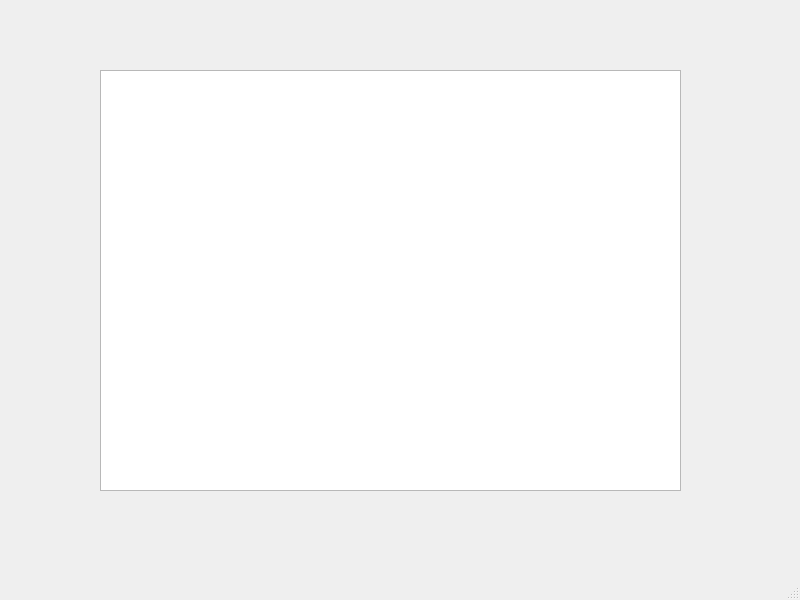
<?xml version="1.0" encoding="UTF-8"?>
<ui version="4.0">
 <class>MainWindow</class>
 <widget class="QMainWindow" name="MainWindow">
  <property name="geometry">
   <rect>
    <x>0</x>
    <y>0</y>
    <width>800</width>
    <height>600</height>
   </rect>
  </property>
  <property name="windowTitle">
   <string>MainWindow</string>
  </property>
  <widget class="QWidget" name="centralwidget">
   <widget class="QTextEdit" name="textEdit">
    <property name="geometry">
     <rect>
      <x>100</x>
      <y>70</y>
      <width>581</width>
      <height>421</height>
     </rect>
    </property>
   </widget>
  </widget>
  <widget class="QMenuBar" name="menubar">
   <property name="geometry">
    <rect>
     <x>0</x>
     <y>0</y>
     <width>800</width>
     <height>25</height>
    </rect>
   </property>
  </widget>
  <widget class="QStatusBar" name="statusbar"/>
 </widget>
 <resources/>
 <connections/>
</ui>
